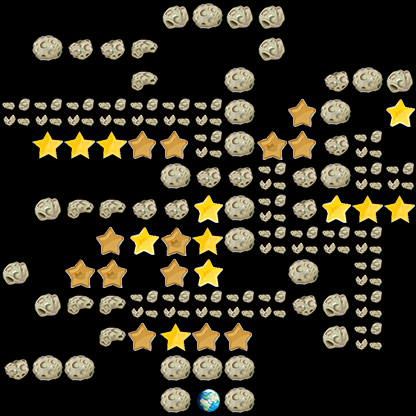

Below is a game level as drawn by its tile map, then a one-line description and the .tmx that defines it (tile-layer data replaced by summaries):
An orthogonal 13x13 tile map with 32x32 px tiles, 1 tile layer (layer_0).

<map version="1.0" orientation="orthogonal" renderorder="right-down" width="13" height="13" tilewidth="32" tileheight="32">
 <tileset firstgid="1" name="star" tilewidth="32" tileheight="32">
  <image source="landform/img.png" width="448" height="33" />
 </tileset>
 <layer name="layer_0" width="13" height="13">
  <data>[169 cells, 99 non-empty, 10 distinct tile ids]</data>
 </layer>
</map>
